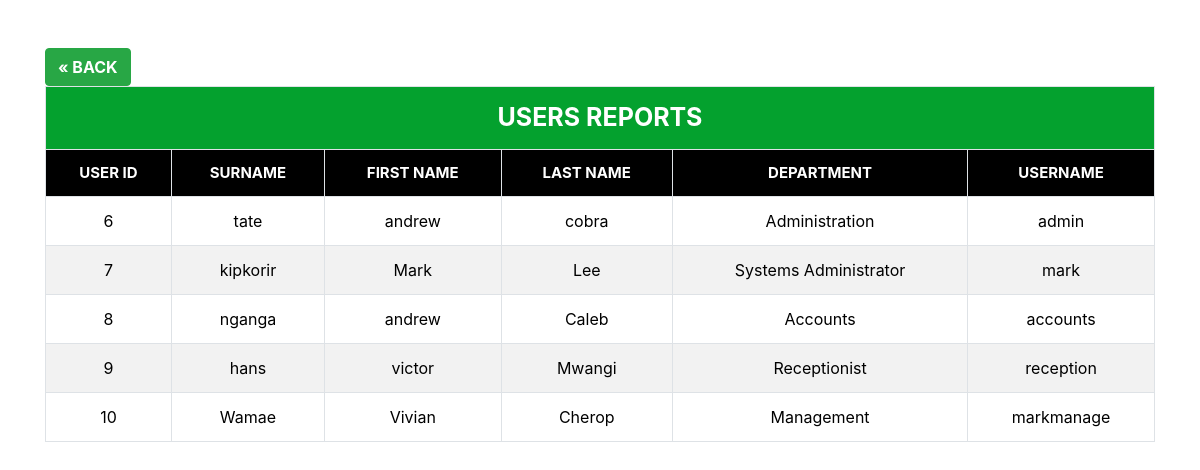
/AusersReports.php, run on the app's committed database.
### tables this page shows
CREATE TABLE `users` (
  `user_id` bigint(20) NOT NULL,
  `surname` varchar(255) NOT NULL,
  `first_name` varchar(255) NOT NULL,
  `last_name` varchar(255) NOT NULL,
  `department` varchar(255) NOT NULL,
  `username` varchar(255) NOT NULL,
  `password` varchar(255) NOT NULL
);

### AusersReports.php (the view, shortened to what this page needs)
<!DOCTYPE html>
<html lang="en">
<head>
    <link rel="stylesheet" href="bs/css/bootstrap.css">
    <link rel="stylesheet" href="css/table.css">
</head>
<body>
    <div class="container">
        <br>
        <table class="table table-bordered table-striped table-responsive-sm">
            <div class="row">
                <div class="col-sm-12">
                    <br>
                    <tr>
                    <a href="allreports.php" class="btn btn-success btn-submit"><b>&laquo; BACK</b></a>
                    <th class="topHeading text-uppercase" colspan="8">
                        Users Reports
                    </th>
                    </tr>
                    <tr>
                        <th>USER ID</th>
                        <th>SURNAME</th>
                        <th>FIRST NAME</th>
                        <th>LAST NAME</th>
                        <th>DEPARTMENT</th>
                        <th>USERNAME</th>
                    </tr>
                    <tr>
                        <?php
                        require_once('dbhr.php');
                        $srpt = "select * from users order by user_id asc";
                        $rslt = $conn->query($srpt);
                        if ($rslt->num_rows > 0) {
                            while ($row = $rslt->fetch_assoc()) {
                        ?>
                    <tr>
                        <td><?php echo $row['user_id']; ?></td>
                        <td><?php echo $row['surname']; ?></td>
                        <td><?php echo $row['first_name']; ?></td>
                        <td><?php echo $row['last_name']; ?></td>
                        <td><?php echo $row['department']; ?></td>
                        <td><?php echo $row['username']; ?></td>
                    </tr>
                </div>
            </div>
    <?php
                            }
                        }
    ?>
</body>
</html>

### css/table.css (style rules this page uses)
th { background-color: rgb(0, 0, 0); color: white; font-size: 15px; }
th,td { text-align: center; }
td { color: rgb(0, 0, 0); }
.topHeading { font-size: 25px; background-color: rgb(4, 161, 46); }

### data on the page
users: user_id "6", surname "tate", first_name "andrew", last_name "cobra", department "Administration", username "admin"
users: user_id "7", surname "kipkorir", first_name "Mark", last_name "Lee", department "Systems Administrator", username "mark"
users: user_id "8", surname "nganga", first_name "andrew", last_name "Caleb", department "Accounts", username "accounts"
users: user_id "9", surname "hans", first_name "victor", last_name "Mwangi", department "Receptionist", username "reception"
users: user_id "10", surname "Wamae", first_name "Vivian", last_name "Cherop", department "Management", username "markmanage"
